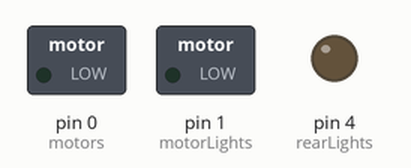
This sketch was run on a simulated Arduino Uno, built with avr-gcc and run on an emulated ATmega328P. Shown: switched loads named in the sketch (green lamp = pin HIGH), output pins drawn as LEDs (lit = HIGH).

Above: at 0.2 s.
At 2.2 s:
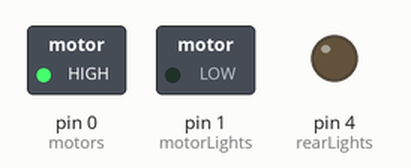
At 3.7 s:
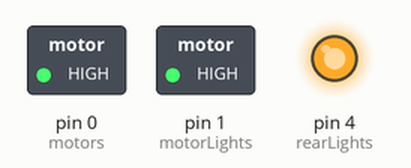
Timing chart, 0 to 5.8 s (numbered marks = the images above):
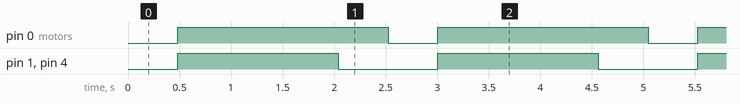

The sketch:

sequence.ino
```cpp
int motors = 0;    // LED connected to digital pin 9
int rearLights = 4;
int motorLights = 1;

void setup() {
  // nothing happens in setup

}

void loop() {

  for (int fadeValue = 50 ; fadeValue <= 255; fadeValue += 5) {
    // sets the value (range from 0 to 255):
    analogWrite(rearLights, fadeValue);
    analogWrite(motorLights, fadeValue);
    analogWrite(motors, fadeValue);
    // wait for 30 milliseconds to see the dimming effect
    delay(30);
  }

  // fade out from max to min in increments of 5 points:
  for (int fadeValue = 255 ; fadeValue >= 50; fadeValue -= 5) {
    // sets the value (range from 0 to 255):
    analogWrite(rearLights, fadeValue);
    analogWrite(motorLights, fadeValue);
    // wait for 30 milliseconds to see the dimming effect
    delay(30);
  }


}
```

Measured:
- by itself, pin 0 (motors): alternates HIGH for 2.0 s and LOW for 0.48 s
- by itself, pin 1 (motorLights), pin 4 (rearLights): alternates HIGH for 1.6 s and LOW for 0.96 s
- by itself, everything shown: repeats every 2.5 s, in 3 steps
